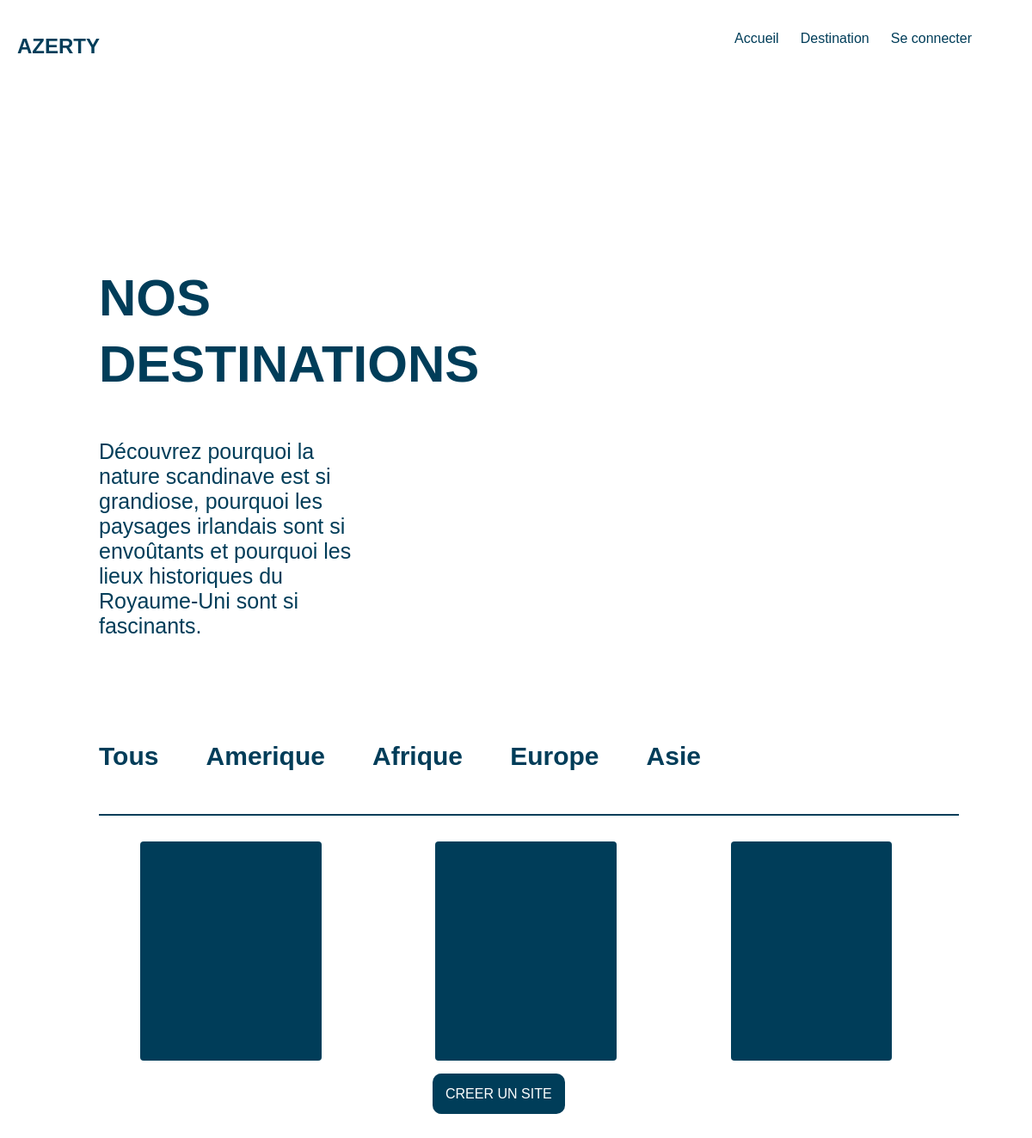
The app's page /view/html/destination.php?idContinent=534e992dd7 with its own data.
### tables this page shows
CREATE TABLE IF NOT EXISTS `continents` (
  `id` int(11) NOT NULL AUTO_INCREMENT,
  `idContinent` varchar(10) NOT NULL,
  `nom` varchar(10) NOT NULL,
  `photoPath` varchar(50) NOT NULL,
  `description` text NOT NULL,
  PRIMARY KEY (`id`)
);

CREATE TABLE IF NOT EXISTS `medias` (
  `id` int(11) NOT NULL AUTO_INCREMENT,
  `idSite` varchar(10) NOT NULL,
  `path` varchar(100) NOT NULL,
  PRIMARY KEY (`id`)
);

CREATE TABLE IF NOT EXISTS `destinations` (
  `idSite` varchar(10) NOT NULL,
  `idUser` varchar(10) NOT NULL,
  `continent` varchar(20) NOT NULL,
  `pays` varchar(20) NOT NULL,
  `coordonnees` varchar(50) NOT NULL,
  `nom` varchar(100) NOT NULL,
  `description` text NOT NULL,
  PRIMARY KEY (`idSite`)
);

### model/Database.php (called while the page is built, shortened)
<?php
class Database
{
    public $database;
    public function __construct($url, $username, $password)
    {
        $this -> database = new PDO($url, $username, $password);
    }
    public function getRandomContinent()
    {
        try
        {
            $all = $this -> database -> prepare('SELECT * FROM continents');
            $all -> execute();
        }catch(PDOException $e){
            die($e -> getMessage());
        }
        $yes = $all -> fetchAll(PDO::FETCH_ASSOC);
        return $yes;
    }
    public function getRandomDestination($precision = 'tous')
    {
        try
        {
            if($precision == 'tous')
            {
                $all = $this -> database -> prepare('SELECT m.path, m.idSite, d.idSite, d.nom FROM medias m JOIN destinations d WHERE m.idSite = d.idSite');
                $all -> execute();
            }
            else
            {
                $all = $this -> database -> prepare('SELECT m.path, m.idSite, d.idSite, d.nom, d.continent FROM medias m JOIN destinations d WHERE m.idSite = d.idSite AND d.continent = :continent');
                $all -> execute(array(
                    'continent' => $precision
                ));
            }
        }catch(PDOException $e){
            die($e -> getMessage());
        }
        $yes = $all -> fetchAll(PDO::FETCH_ASSOC);
        return $yes;
    }
}
?>

### controller/destinationController.php (the view, shortened to what this page needs)
<?php
require_once dirname(__DIR__, 1).DIRECTORY_SEPARATOR.'model'.DIRECTORY_SEPARATOR.'Database.php';
class destination
{
    public $database;
    public function __construct()
    {
        $this -> database = new Database(URL, USERNAME, PASSWORD);
    }
    public function getRandomDestination($precision = 'tous')
    {
        $rand = array();
        $randNom = array();
        $random = $this -> database -> getRandomDestination($precision);
        for($i = 0; $i < count($random); $i ++)
        {
            $verf = rand(0, count($random)-1);
            if(in_array($verf, $rand))
            {
                $i --;
            }
            else
            {
                if(!in_array($random[$verf]['nom'], $randNom))
                {
                    $randNom[] = $random[$verf]['nom'];
                    echo '<div class="carteImage">
                            <a href="./destinationPerso.php?idDest='. $random[$verf]['idSite'] .'">
                                <h6 class="imageTitle">'. ucfirst($random[$verf]['nom']) .'</h6>
                                <div class="imageDestinationCarte">
                                <img src="'. $random[$verf]['path'] .'" alt="'. $random[$verf]['nom'] .'">
                                </div>
                            </a>
                         </div>';
                }
                $rand[] = $verf;
            }
        }
    }
    public function getRandomContinent()
    {
        $rand = array();
        $random = $this -> database -> getRandomContinent();
        for($i = 0; $i < count($random); $i ++)
        {
            $verf = rand(0, count($random)-1);
            if(in_array($verf, $rand))
            {
                $i --;
            }
            else
            {
                $rand[] = $verf;
                echo '<div class="endroit">
                        <a href="./destination.php?idContinent='. $random[$verf]['idContinent'] .'">
                            <h2>'. $random[$verf]['nom'] .'</h2>
                        </a>
                     </div>';
            }
        }
    }
}
?>

### view/Css/style2.css (style rules this page uses)
a { text-decoration: none; color: #003d59; }
h1,h2,h3,h4,h5,h6,p,li,a { color: #003d59; }
.boxDestination .listeDestination .endroit a { font-size: 20px; font-weight: bold; }
.imageDestination .carteImage a { position: relative; display: block; }
.h6, h6 { font-size: 24px; }
.imageDestination .carteImage a .imageTitle { position: absolute; bottom: 1px; left: 0; width: 100%; text-align: center; color: #fff; z-index: 1; }
.imageDestination .carteImage { margin-bottom: 30px; }
.imageDestination .carteImage a .imageDestinationCarte { height: 255px; border: 1px transparent; background: #003d59; border-radius: 4px; }
.imageDestination .carteImage a .imageDestinationCarte img { height: 100%; width: 100%; border-radius: 4px; object-fit: cover; }
.imageDestination .carteImage a .imageDestinationCarte img { -webkit-transition: all 0.5s ease; -moz-transition: all 0.5s ease; -o-transition: all 0.5s ease; transition: all 0.5 ease; will-change: transform; }

### records on screen
continents: nom "Amerique"
continents: nom "Afrique"
continents: nom "Europe"
continents: nom "Asie"
medias: idSite.nom (picture)
medias: idSite.nom (picture)
medias: idSite.nom (picture)
